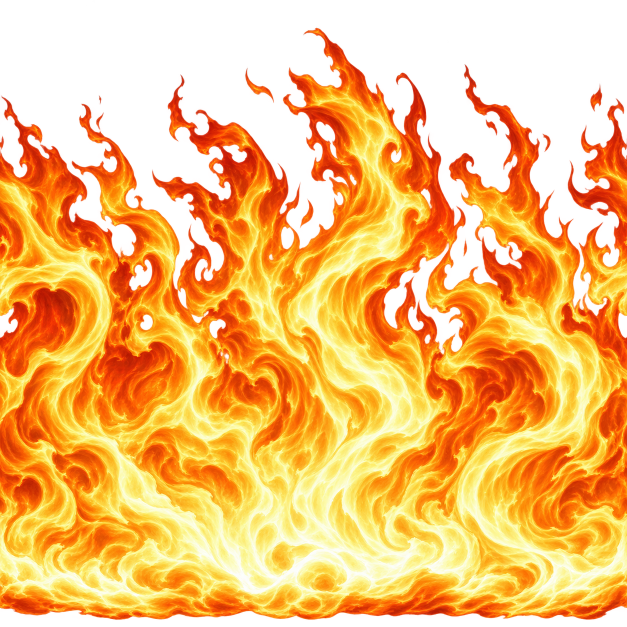
#> input picture tools/nei_feedback_preview/art/fire_surge.png, 1254 x 1254 px (shown at 1/2 size)
$ python build_attack_textures.py
#> lines starting #> are read from the running program, lines starting #| are printed output that depends on the picture
"""Package original RGBA spell artwork; preserve alpha, no Henriko/medallion inputs."""
import hashlib,json,struct
from pathlib import Path
from PIL import Image
ROOT=Path(__file__).resolve().parents[2]
DEST=ROOT/'soh/assets/custom/objects/nei_rod_attack'
DEST.mkdir(parents=True,exist_ok=True)
manifest={}
for name in ('fire_surge','frost_surge','light_surge','fire_release_flow','ice_release_flow'):
 source=Path(__file__).with_name('art')/(name+'.png')
 im=Image.open(source).convert('RGBA').resize((512,512),Image.Resampling.LANCZOS)
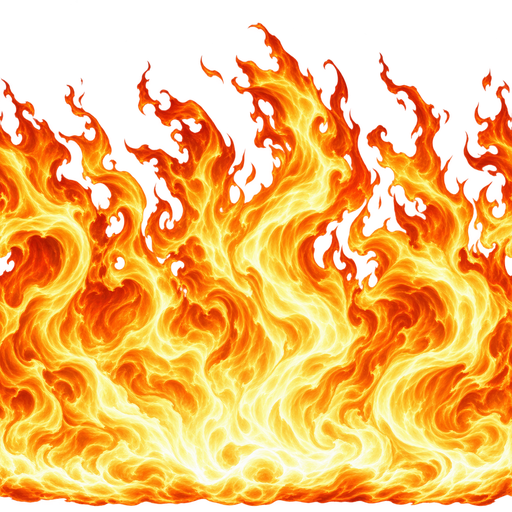
#> im: PIL image 512x512 RGBA; mean R, G, B, A 184.9, 117.3, 38.4, 176.1; transparent parts drawn white
 header=bytearray(64)
 struct.pack_into('<IIIQQ',header,0,0,0x4F544558,1,0xDEADBEEFDEADBEEF,1<<32)
 raw=header+struct.pack('<IIIIffI',1,512,512,1,16,16,512*512*4)+im.tobytes()
 (DEST/name).write_bytes(raw)
 manifest[name]={'source':str(source.relative_to(ROOT)),'source_sha256':hashlib.sha256(source.read_bytes()).hexdigest(),
 'resource_sha256':hashlib.sha256(raw).hexdigest(),'pixels':[512,512],'logical_tile':[32,32],
 'origin':'Original generated RGBA artwork; no medallion/Henriko texture source; authored alpha preserved'}
#> pass 2 of the loop `for name in ('fire_surge','frost_surge','light_surge','fire_release_fl..`:
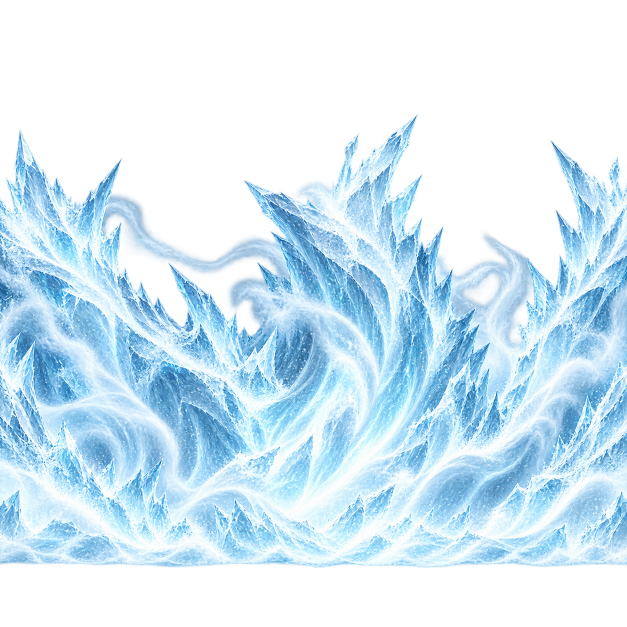
#> input picture tools/nei_feedback_preview/art/frost_surge.png, 1254 x 1254 px (shown at 1/2 size)
#> `im=Image.open(source).convert('RGBA').resize((512,512),Image.Resamplin..`:
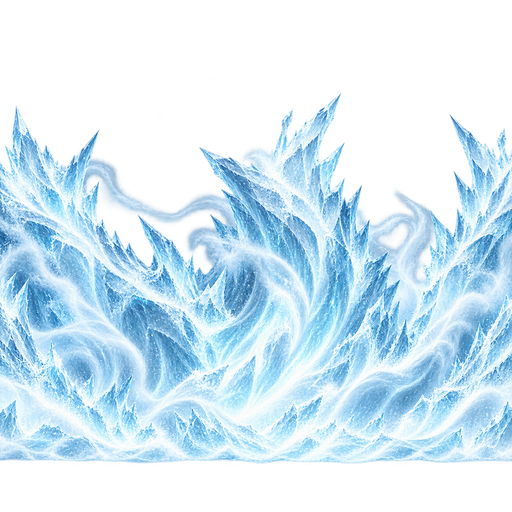
#> im: PIL image 512x512 RGBA; mean R, G, B, A 103.8, 128.2, 142.3, 136.5; transparent parts drawn white
#> (the run stopped early here; a loop or call above may not have finished)
